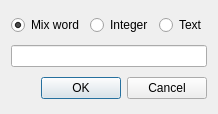
<ui version="4.0" >
 <class>Dialog</class>
 <widget class="QDialog" name="Dialog" >
  <property name="windowModality" >
   <enum>Qt::NonModal</enum>
  </property>
  <property name="geometry" >
   <rect>
    <x>0</x>
    <y>0</y>
    <width>218</width>
    <height>114</height>
   </rect>
  </property>
  <property name="windowTitle" >
   <string>Cell #0000</string>
  </property>
  <property name="windowIcon" >
   <iconset/>
  </property>
  <layout class="QVBoxLayout" >
   <item>
    <layout class="QHBoxLayout" >
     <item>
      <widget class="QRadioButton" name="type_word" >
       <property name="text" >
        <string>Mix word</string>
       </property>
       <property name="checked" >
        <bool>true</bool>
       </property>
      </widget>
     </item>
     <item>
      <widget class="QRadioButton" name="type_int" >
       <property name="text" >
        <string>Integer</string>
       </property>
      </widget>
     </item>
     <item>
      <widget class="QRadioButton" name="type_str" >
       <property name="text" >
        <string>Text</string>
       </property>
      </widget>
     </item>
    </layout>
   </item>
   <item>
    <widget class="QLineEdit" name="input_line" >
     <property name="windowModality" >
      <enum>Qt::WindowModal</enum>
     </property>
     <property name="inputMask" >
      <string/>
     </property>
    </widget>
   </item>
   <item>
    <widget class="QDialogButtonBox" name="buttonBox" >
     <property name="autoFillBackground" >
      <bool>true</bool>
     </property>
     <property name="orientation" >
      <enum>Qt::Horizontal</enum>
     </property>
     <property name="standardButtons" >
      <set>QDialogButtonBox::Cancel|QDialogButtonBox::NoButton|QDialogButtonBox::Ok</set>
     </property>
    </widget>
   </item>
  </layout>
 </widget>
 <resources/>
 <connections>
  <connection>
   <sender>buttonBox</sender>
   <signal>accepted()</signal>
   <receiver>Dialog</receiver>
   <slot>accept()</slot>
   <hints>
    <hint type="sourcelabel" >
     <x>248</x>
     <y>254</y>
    </hint>
    <hint type="destinationlabel" >
     <x>157</x>
     <y>274</y>
    </hint>
   </hints>
  </connection>
  <connection>
   <sender>buttonBox</sender>
   <signal>rejected()</signal>
   <receiver>Dialog</receiver>
   <slot>reject()</slot>
   <hints>
    <hint type="sourcelabel" >
     <x>316</x>
     <y>260</y>
    </hint>
    <hint type="destinationlabel" >
     <x>286</x>
     <y>274</y>
    </hint>
   </hints>
  </connection>
 </connections>
</ui>
